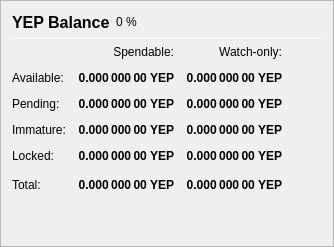
                   <widget class="QFrame" name="frame_Balances">
                    <property name="frameShape">
                     <enum>QFrame::StyledPanel</enum>
                    </property>
                    <property name="frameShadow">
                     <enum>QFrame::Raised</enum>
                    </property>
                    <layout class="QVBoxLayout" name="verticalLayout_4">
                     <item>
                      <layout class="QHBoxLayout" name="horizontalLayout_4">
                       <item>
                        <widget class="QLabel" name="label_5">
                         <property name="minimumSize">
                          <size>
                           <width>0</width>
                           <height>20</height>
                          </size>
                         </property>
                         <property name="font">
                          <font>
                           <pointsize>12</pointsize>
                           <weight>75</weight>
                           <bold>true</bold>
                          </font>
                         </property>
                         <property name="text">
                          <string>YEP Balance</string>
                         </property>
                        </widget>
                       </item>
                       <item>
                        <widget class="QLabel" name="labelYEPPercent">
                         <property name="text">
                          <string notr="true">0 %</string>
                         </property>
                        </widget>
                       </item>
                       <item>
                        <spacer name="horizontalSpacer_3">
                         <property name="orientation">
                          <enum>Qt::Horizontal</enum>
                         </property>
                         <property name="sizeHint" stdset="0">
                          <size>
                           <width>40</width>
                           <height>20</height>
                          </size>
                         </property>
                        </spacer>
                       </item>
                      </layout>
                     </item>
                     <item>
                      <widget class="Line" name="line_Balance">
                       <property name="minimumSize">
                        <size>
                         <width>0</width>
                         <height>1</height>
                        </size>
                       </property>
                       <property name="maximumSize">
                        <size>
                         <width>16777215</width>
                         <height>1</height>
                        </size>
                       </property>
                       <property name="orientation">
                        <enum>Qt::Horizontal</enum>
                       </property>
                      </widget>
                     </item>
                     <item>
                      <layout class="QGridLayout" name="gridLayout">
                       <property name="spacing">
                        <number>12</number>
                       </property>
                       <item row="0" column="1">
                        <widget class="QLabel" name="labelSpendable">
                         <property name="text">
                          <string>Spendable:</string>
                         </property>
                         <property name="alignment">
                          <set>Qt::AlignRight|Qt::AlignTrailing|Qt::AlignVCenter</set>
                         </property>
                        </widget>
                       </item>
                       <item row="0" column="2">
                        <widget class="QLabel" name="labelWatchonly">
                         <property name="text">
                          <string>Watch-only:</string>
                         </property>
                         <property name="alignment">
                          <set>Qt::AlignRight|Qt::AlignTrailing|Qt::AlignVCenter</set>
                         </property>
                        </widget>
                       </item>
                       <item row="1" column="0">
                        <widget class="QLabel" name="labelBalanceText">
                         <property name="text">
                          <string>Available:</string>
                         </property>
                        </widget>
                       </item>
                       <item row="1" column="1">
                        <widget class="QLabel" name="labelBalance">
                         <property name="font">
                          <font>
                           <weight>75</weight>
                           <bold>true</bold>
                          </font>
                         </property>
                         <property name="cursor">
                          <cursorShape>IBeamCursor</cursorShape>
                         </property>
                         <property name="toolTip">
                          <string>Your current spendable balance</string>
                         </property>
                         <property name="text">
                          <string notr="true">0.000 000 00 YEP</string>
                         </property>
                         <property name="alignment">
                          <set>Qt::AlignRight|Qt::AlignTrailing|Qt::AlignVCenter</set>
                         </property>
                         <property name="textInteractionFlags">
                          <set>Qt::LinksAccessibleByMouse|Qt::TextSelectableByKeyboard|Qt::TextSelectableByMouse</set>
                         </property>
                        </widget>
                       </item>
                       <item row="1" column="2">
                        <widget class="QLabel" name="labelWatchAvailable">
                         <property name="font">
                          <font>
                           <weight>75</weight>
                           <bold>true</bold>
                          </font>
                         </property>
                         <property name="cursor">
                          <cursorShape>IBeamCursor</cursorShape>
                         </property>
                         <property name="toolTip">
                          <string>Your current balance in watch-only addresses</string>
                         </property>
                         <property name="text">
                          <string notr="true">0.000 000 00 YEP</string>
                         </property>
                         <property name="alignment">
                          <set>Qt::AlignRight|Qt::AlignTrailing|Qt::AlignVCenter</set>
                         </property>
                         <property name="textInteractionFlags">
                          <set>Qt::LinksAccessibleByMouse|Qt::TextSelectableByKeyboard|Qt::TextSelectableByMouse</set>
                         </property>
                        </widget>
                       </item>
                       <item row="2" column="0">
                        <widget class="QLabel" name="labelPendingText">
                         <property name="text">
                          <string>Pending:</string>
                         </property>
                        </widget>
                       </item>
                       <item row="2" column="1">
                        <widget class="QLabel" name="labelUnconfirmed">
                         <property name="font">
                          <font>
                           <weight>75</weight>
                           <bold>true</bold>
                          </font>
                         </property>
                         <property name="cursor">
                          <cursorShape>IBeamCursor</cursorShape>
                         </property>
                         <property name="toolTip">
                          <string>Total of transactions that have yet to be confirmed, and do not yet count toward the spendable balance</string>
                         </property>
                         <property name="text">
                          <string notr="true">0.000 000 00 YEP</string>
                         </property>
                         <property name="alignment">
                          <set>Qt::AlignRight|Qt::AlignTrailing|Qt::AlignVCenter</set>
                         </property>
                         <property name="textInteractionFlags">
                          <set>Qt::LinksAccessibleByMouse|Qt::TextSelectableByKeyboard|Qt::TextSelectableByMouse</set>
                         </property>
                        </widget>
                       </item>
                       <item row="2" column="2">
                        <widget class="QLabel" name="labelWatchPending">
                         <property name="font">
                          <font>
                           <weight>75</weight>
                           <bold>true</bold>
                          </font>
                         </property>
                         <property name="cursor">
                          <cursorShape>IBeamCursor</cursorShape>
                         </property>
                         <property name="toolTip">
                          <string>Unconfirmed transactions to watch-only addresses</string>
                         </property>
                         <property name="text">
                          <string notr="true">0.000 000 00 YEP</string>
                         </property>
                         <property name="alignment">
                          <set>Qt::AlignRight|Qt::AlignTrailing|Qt::AlignVCenter</set>
                         </property>
                         <property name="textInteractionFlags">
                          <set>Qt::LinksAccessibleByMouse|Qt::TextSelectableByKeyboard|Qt::TextSelectableByMouse</set>
                         </property>
                        </widget>
                       </item>
                       <item row="3" column="0">
                        <widget class="QLabel" name="labelImmatureText">
                         <property name="text">
                          <string>Immature:</string>
                         </property>
                        </widget>
                       </item>
                       <item row="3" column="1">
                        <widget class="QLabel" name="labelImmature">
                         <property name="font">
                          <font>
                           <weight>75</weight>
                           <bold>true</bold>
                          </font>
                         </property>
                         <property name="cursor">
                          <cursorShape>IBeamCursor</cursorShape>
                         </property>
                         <property name="toolTip">
                          <string>Staked or masternode rewards that has not yet matured</string>
                         </property>
                         <property name="text">
                          <string notr="true">0.000 000 00 YEP</string>
                         </property>
                         <property name="alignment">
                          <set>Qt::AlignRight|Qt::AlignTrailing|Qt::AlignVCenter</set>
                         </property>
                         <property name="textInteractionFlags">
                          <set>Qt::LinksAccessibleByMouse|Qt::TextSelectableByKeyboard|Qt::TextSelectableByMouse</set>
                         </property>
                        </widget>
                       </item>
                       <item row="3" column="2">
                        <widget class="QLabel" name="labelWatchImmature">
                         <property name="font">
                          <font>
                           <weight>75</weight>
                           <bold>true</bold>
                          </font>
                         </property>
                         <property name="cursor">
                          <cursorShape>IBeamCursor</cursorShape>
                         </property>
                         <property name="toolTip">
                          <string>Staked or masternode rewards in watch-only addresses that has not yet matured</string>
                         </property>
                         <property name="text">
                          <string notr="true">0.000 000 00 YEP</string>
                         </property>
                         <property name="alignment">
                          <set>Qt::AlignRight|Qt::AlignTrailing|Qt::AlignVCenter</set>
                         </property>
                         <property name="textInteractionFlags">
                          <set>Qt::LinksAccessibleByMouse|Qt::TextSelectableByKeyboard|Qt::TextSelectableByMouse</set>
                         </property>
                        </widget>
                       </item>
                       <item row="4" column="0">
                        <widget class="QLabel" name="labelLockedBalanceText">
                         <property name="toolTip">
                          <string>Locked YEP or Masternode collaterals. These are excluded from zyep minting.</string>
                         </property>
                         <property name="text">
                          <string>Locked:</string>
                         </property>
                        </widget>
                       </item>
                       <item row="4" column="1">
                        <widget class="QLabel" name="labelLockedBalance">
                         <property name="font">
                          <font>
                           <weight>75</weight>
                           <bold>true</bold>
                          </font>
                         </property>
                         <property name="cursor">
                          <cursorShape>IBeamCursor</cursorShape>
                         </property>
                         <property name="toolTip">
                          <string>Locked YEP or Masternode collaterals. These are excluded from zyep minting.</string>
                         </property>
                         <property name="text">
                          <string notr="true">0.000 000 00 YEP</string>
                         </property>
                         <property name="alignment">
                          <set>Qt::AlignRight|Qt::AlignTrailing|Qt::AlignVCenter</set>
                         </property>
                         <property name="textInteractionFlags">
                          <set>Qt::LinksAccessibleByMouse|Qt::TextSelectableByKeyboard|Qt::TextSelectableByMouse</set>
                         </property>
                        </widget>
                       </item>
                       <item row="4" column="2">
                        <widget class="QLabel" name="labelWatchLocked">
                         <property name="font">
                          <font>
                           <weight>75</weight>
                           <bold>true</bold>
                          </font>
                         </property>
                         <property name="cursor">
                          <cursorShape>IBeamCursor</cursorShape>
                         </property>
                         <property name="toolTip">
                          <string>Current locked balance in watch-only addresses</string>
                         </property>
                         <property name="text">
                          <string notr="true">0.000 000 00 YEP</string>
                         </property>
                         <property name="alignment">
                          <set>Qt::AlignRight|Qt::AlignTrailing|Qt::AlignVCenter</set>
                         </property>
                         <property name="textInteractionFlags">
                          <set>Qt::LinksAccessibleByMouse|Qt::TextSelectableByKeyboard|Qt::TextSelectableByMouse</set>
                         </property>
                        </widget>
                       </item>
                       <item row="5" column="0">
                        <widget class="QLabel" name="labelTotalText">
                         <property name="toolTip">
                          <string>Your current Yep balance, unconfirmed and immature transactions included</string>
                         </property>
                         <property name="text">
                          <string>Total:</string>
                         </property>
                        </widget>
                       </item>
                       <item row="5" column="1">
                        <widget class="QLabel" name="labelTotal">
                         <property name="font">
                          <font>
                           <weight>75</weight>
                           <bold>true</bold>
                          </font>
                         </property>
                         <property name="cursor">
                          <cursorShape>IBeamCursor</cursorShape>
                         </property>
                         <property name="toolTip">
                          <string>Your current yep balance, unconfirmed and immature transactions included</string>
                         </property>
                         <property name="text">
                          <string notr="true">0.000 000 00 YEP</string>
                         </property>
                         <property name="alignment">
                          <set>Qt::AlignRight|Qt::AlignTrailing|Qt::AlignVCenter</set>
                         </property>
                         <property name="textInteractionFlags">
                          <set>Qt::LinksAccessibleByMouse|Qt::TextSelectableByKeyboard|Qt::TextSelectableByMouse</set>
                         </property>
                        </widget>
                       </item>
                       <item row="5" column="2">
                        <widget class="QLabel" name="labelWatchTotal">
                         <property name="font">
                          <font>
                           <weight>75</weight>
                           <bold>true</bold>
                          </font>
                         </property>
                         <property name="cursor">
                          <cursorShape>IBeamCursor</cursorShape>
                         </property>
                         <property name="toolTip">
                          <string>Current total balance in watch-only addresses</string>
                         </property>
                         <property name="text">
                          <string notr="true">0.000 000 00 YEP</string>
                         </property>
                         <property name="alignment">
                          <set>Qt::AlignRight|Qt::AlignTrailing|Qt::AlignVCenter</set>
                         </property>
                         <property name="textInteractionFlags">
                          <set>Qt::LinksAccessibleByMouse|Qt::TextSelectableByKeyboard|Qt::TextSelectableByMouse</set>
                         </property>
                        </widget>
                       </item>
                       <item row="5" column="3">
                        <spacer name="horizontalSpacer_9">
                         <property name="orientation">
                          <enum>Qt::Horizontal</enum>
                         </property>
                         <property name="sizeHint" stdset="0">
                          <size>
                           <width>40</width>
                           <height>20</height>
                          </size>
                         </property>
                        </spacer>
                       </item>
                      </layout>
                     </item>
                     <item>
                      <spacer name="verticalSpacer_3">
                       <property name="orientation">
                        <enum>Qt::Vertical</enum>
                       </property>
                       <property name="sizeHint" stdset="0">
                        <size>
                         <width>20</width>
                         <height>40</height>
                        </size>
                       </property>
                      </spacer>
                     </item>
                    </layout>
                   </widget>
